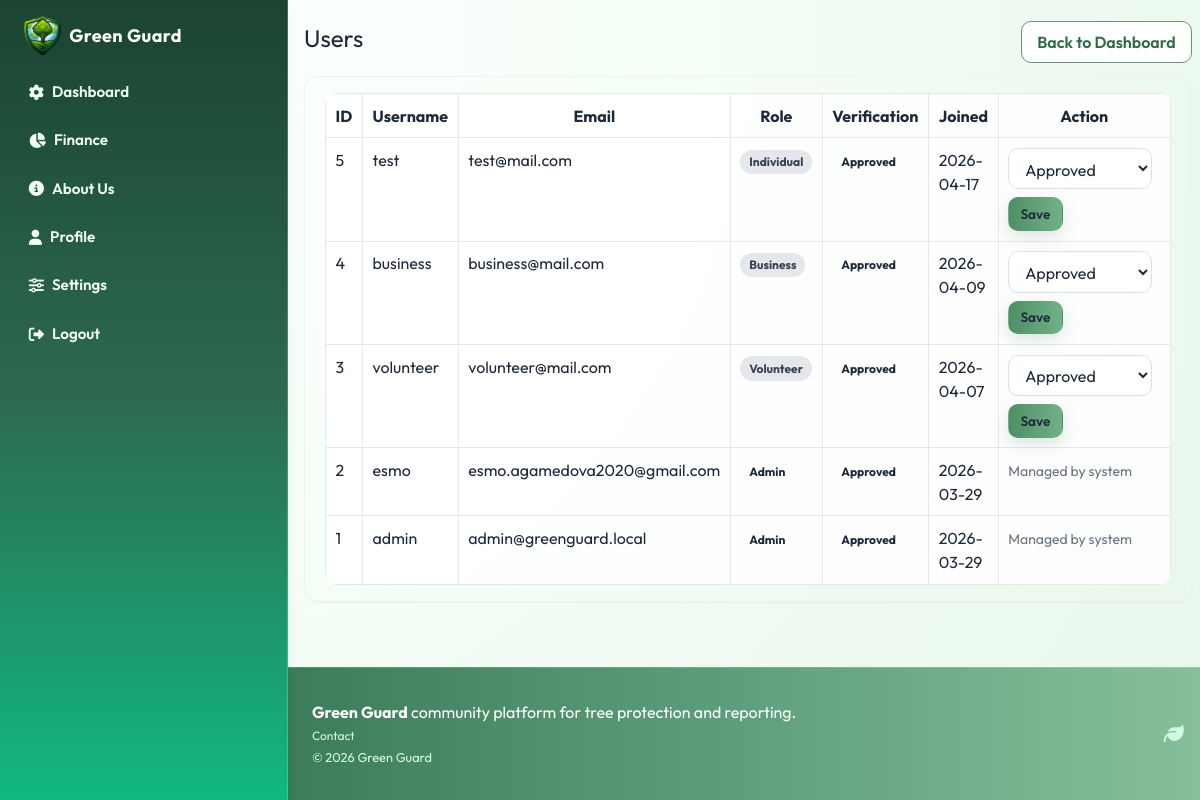
The app's page /admin/users (signed in), older data.
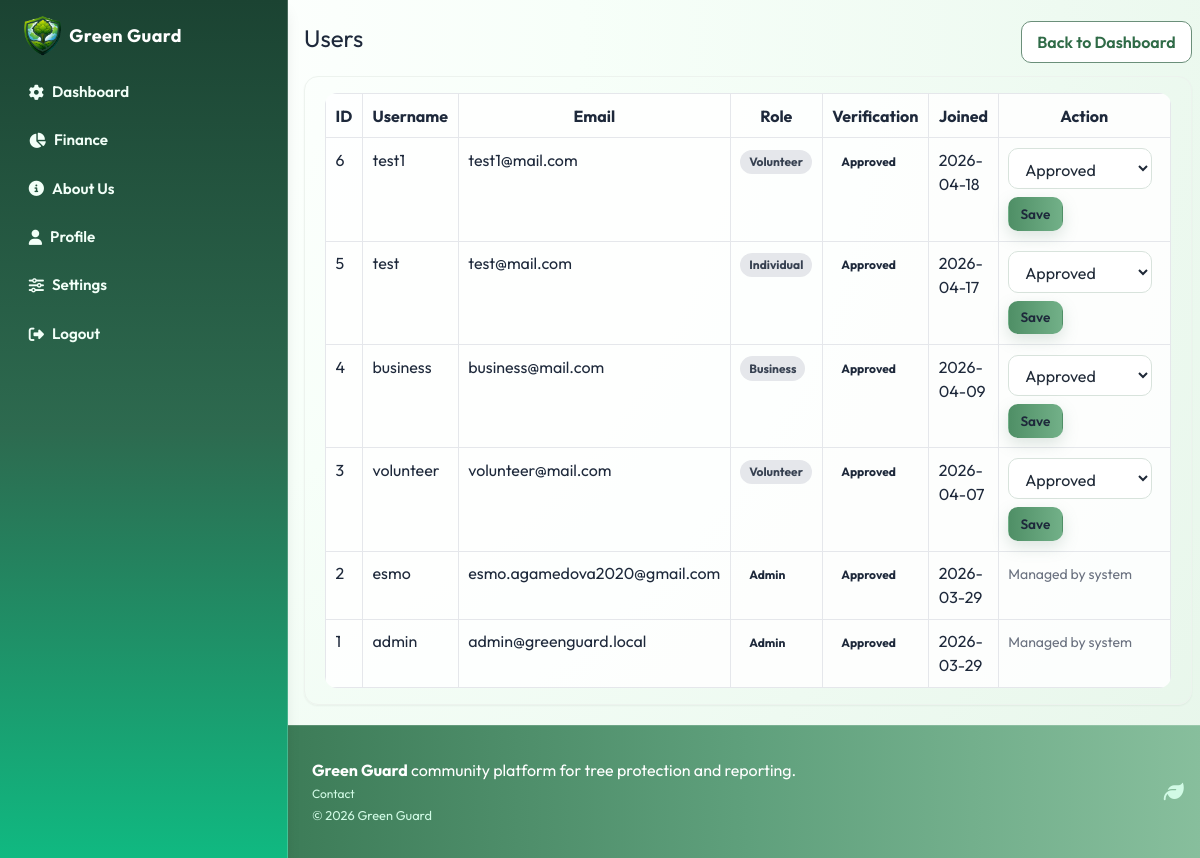
The same page, newer data.
### models.py (models this page shows, shortened)
class User(UserMixin, db.Model):
    id = db.Column(db.Integer, primary_key=True)
    username = db.Column(db.String(80), unique=True, nullable=False)
    email = db.Column(db.String(120), unique=True, nullable=False)
    password_hash = db.Column(db.String(255), nullable=False)
    role = db.Column(db.String(30), default="individual", nullable=False)
    is_admin = db.Column(db.Boolean, default=False, nullable=False)
    verification_status = db.Column(
        db.String(20), default="approved", nullable=False
    )
    verified_at = db.Column(db.DateTime)
    verified_by_id = db.Column(db.Integer, db.ForeignKey("user.id"))
    created_at = db.Column(
        db.DateTime, default=datetime.utcnow, nullable=False)
    verified_by = db.relationship(
        "User",
        remote_side=[id],
        foreign_keys=[verified_by_id],
        post_update=True,
    )
    tree_records = db.relationship(
        "TreeRecord", backref="user", lazy=True, cascade="all, delete-orphan"
    )
    cutting_reports = db.relationship(
        "CuttingReport", backref="user", lazy=True, cascade="all, delete-orphan"
    )
    volunteer_signups = db.relationship(
        "VolunteerCampaignSignup", backref="user", lazy=True, cascade="all, delete-orphan"
    )
    support_donations = db.relationship(
        "SupportDonation", backref="user", lazy=True, cascade="all, delete-orphan"
    )
    created_campaigns = db.relationship(
        "Campaign", backref="creator", lazy=True, foreign_keys="Campaign.creator_user_id"
    )
    merch_purchases = db.relationship(
        "MerchPurchase", backref="user", lazy=True, cascade="all, delete-orphan"
    )

### routes/admin.py (the view)
@admin_bp.route("/admin/users")
@login_required
@admin_required
def users():
    all_users = User.query.order_by(User.created_at.desc()).all()
    return render_template("admin/users.html", users=all_users)

### app.py (called while the page is built)
@login_manager.user_loader
def load_user(user_id: str):
    from models import User
    return User.query.get(int(user_id))

### routes/admin.py (called while the page is built)
def admin_required(view_func):
    @wraps(view_func)
    def wrapped(*args, **kwargs):
        if not current_user.is_authenticated:
            return redirect(url_for("auth.login"))
        if not current_user.is_admin:
            abort(403)
        return view_func(*args, **kwargs)
    return wrapped

### templates/admin/users.html (shortened to what this page needs)
{% extends 'base.html' %}
{% block content %}
  <div class="container my-5">
    <div class="row mb-3">
      <div class="col-12 d-flex justify-content-between align-items-center flex-wrap">
        <h1 class="h3 mb-2 mb-md-0">Users</h1>
        <a href="{{ url_for('admin.dashboard') }}" class="btn btn-outline-secondary">Back to Dashboard</a>
      </div>
    </div>
    <div class="card shadow-sm">
      <div class="card-body table-responsive">
        <table class="table table-bordered table-striped mb-0">
          <thead>
            <tr>
              <th>ID</th>
              <th>Username</th>
              <th>Email</th>
              <th>Role</th>
              <th>Verification</th>
              <th>Joined</th>
              <th>Action</th>
            </tr>
          </thead>
          <tbody>
            {% for user in users %}
              <tr>
                <td>{{ user.id }}</td>
                <td>{{ user.username }}</td>
                <td>{{ user.email }}</td>
                <td>
                  {% if user.is_admin %}
                    <span class="badge badge-warning">Admin</span>
                  {% else %}
                    <span class="badge badge-secondary">{{ user.role|replace('_', ' ')|title }}</span>
                  {% endif %}
                </td>
                <td>
                  {% if user.is_admin %}
                    <span class="badge badge-warning">Approved</span>
                  {% elif user.verification_status == 'approved' %}
                    <span class="badge badge-success">Approved</span>
                  {% elif user.verification_status == 'rejected' %}
                    <span class="badge badge-danger">Rejected</span>
                  {% else %}
                    <span class="badge badge-warning">Pending</span>
                  {% endif %}
                </td>
                <td>{{ user.created_at.strftime('%Y-%m-%d') }}</td>
                <td>
                  {% if user.is_admin %}
                    <span class="text-muted small">Managed by system</span>
                  {% else %}
                    <form method="POST" action="{{ url_for('admin.update_user_verification', user_id=user.id) }}" class="form-inline">
                      <select name="verification_status" class="form-control form-control-sm mr-2">
                        {% for status in ['approved', 'pending', 'rejected'] %}
                          {% if status == user.verification_status %}
                            <option value="{{ status }}" selected>{{ status|title }}</option>
                          {% else %}
                            <option value="{{ status }}">{{ status|title }}</option>
                          {% endif %}
                        {% endfor %}
                      </select>
                      <button type="submit" class="btn btn-sm btn-primary">Save</button>
                    </form>
                  {% endif %}
                </td>
              </tr>
            {% else %}
              <tr>
                <td colspan="7" class="text-center text-muted">No users available.</td>
              </tr>
            {% endfor %}
          </tbody>
        </table>
      </div>
    </div>
  </div>
{% endblock %}

### templates/base.html (shortened to what this page needs)
<!DOCTYPE html>
<html lang="en">
  <head>
    <script src="https://cdn.tailwindcss.com"></script>
    <link rel="stylesheet" href="https://cdnjs.cloudflare.com/ajax/libs/font-awesome/6.4.2/css/all.min.css" />
    <link rel="stylesheet" href="{{ url_for('static', filename='css/style.css') }}" />
  </head>
  <body class="min-h-screen font-sans text-slate-800 antialiased">
    <div class="min-h-screen md:flex">
      <aside class="gg-sidebar z-40 border-b border-white/20 bg-gradient-to-b from-gg-forest via-gg-moss to-emerald-500 shadow-lg md:sticky md:top-0 md:flex md:h-screen md:w-72 md:shrink-0 md:flex-col md:border-b-0 md:border-r">
        <div class="flex items-center justify-between px-4 py-4 sm:px-6 md:justify-start">
          {% if current_user.is_authenticated and current_user.is_admin %}
            <a class="inline-flex items-center gap-2 text-white" href="{{ url_for('admin.dashboard') }}">
              <img src="{{ url_for('static', filename='images/green-guard-logo.png') }}" alt="Green Guard logo" class="h-10 w-auto object-contain" />
              <strong class="text-lg tracking-wide">Green Guard</strong>
            </a>
          {% else %}
            <a class="inline-flex items-center gap-2 text-white" href="{{ url_for('main.index') }}">
              <img src="{{ url_for('static', filename='images/green-guard-logo.png') }}" alt="Green Guard logo" class="h-10 w-auto object-contain" />
              <strong class="text-lg tracking-wide">Green Guard</strong>
            </a>
          {% endif %}
        </div>
        <div id="menuPanel" class="hidden px-3 pb-4 md:block md:min-h-0 md:flex-1 md:overflow-y-auto md:px-4 md:pb-6">
          <ul class="flex flex-col gap-2">
            {% if current_user.is_authenticated and current_user.is_admin %}
              <li>
                <a class="gg-nav-link" href="{{ url_for('admin.dashboard') }}"><i class="fas fa-cog"></i> Dashboard</a>
              </li>
              <li>
                <a class="gg-nav-link" href="{{ url_for('admin.money') }}"><i class="fas fa-chart-pie"></i> Finance</a>
              </li>
              <li>
                <a class="gg-nav-link" href="{{ url_for('main.about') }}"><i class="fas fa-circle-info"></i> About Us</a>
              </li>
              <li>
                <a class="gg-nav-link" href="{{ url_for('main.profile') }}"><i class="fas fa-user"></i> Profile</a>
              </li>
              <li>
                <a class="gg-nav-link" href="{{ url_for('auth.settings') }}"><i class="fas fa-sliders-h"></i> Settings</a>
              </li>
              <li>
                <a class="gg-nav-link" href="{{ url_for('auth.logout') }}"><i class="fas fa-sign-out-alt"></i> Logout</a>
              </li>
            {% endif %}
          </ul>
        </div>
      </aside>
      <div class="flex min-h-screen flex-1 flex-col">
        <main class="gg-main flex-1">
          {% block content %}
          {% endblock %}
        </main>
        <footer class="gg-footer mt-auto border-t border-white/15 py-8 text-white">
          <div class="mx-auto flex w-full max-w-6xl flex-col items-start justify-between gap-3 px-4 sm:flex-row sm:items-center sm:px-6">
            <div>
              <p class="mb-1 text-sm sm:text-base">
                <strong>Green Guard</strong> community platform for tree protection and reporting.
              </p>
              <p class="text-xs text-emerald-100">
                <a href="{{ url_for('main.contact') }}" class="underline-offset-2 hover:underline">Contact</a>
              </p>
              <small class="text-emerald-100">&copy; 2026 Green Guard</small>
            </div>
            <i class="fas fa-leaf text-xl text-emerald-100"></i>
          </div>
        </footer>
      </div>
    </div>
  </body>
</html>

### static/css/style.css (style rules this page uses)
:root { --gg-green-dark: #2f6b47; --gg-green-mid: #5fa07c; --gg-green-soft: #ecf9f0; --gg-earth: #b8a398; --gg-blush: #dff3e5; --gg-sky: #d8efe0; --gg-lemon: #f1f8dc; --gg-text: #223229; --gg-shadow: 0 10px 24px rgba(74, 125, 95, 0.16); }
body { font-family: 'Outfit', sans-serif; background: radial-gradient(circle at 8% 4%, #ffffff 0%, #f7fff9 35%, #eefaf1 70%, #e7f6ea 100%); color: var(--gg-text); }
img, video { max-width: 100%; height: auto; }
.gg-nav-link { display: inline-flex; align-items: center; gap: 0.5rem; width: 100%; border-radius: 12px; padding: 0.55rem 0.8rem; color: #f2fff8; font-weight: 600; font-size: 0.95rem; transition: background-color 0.2s ease, transform 0.2s ease; }
.gg-sidebar { backdrop-filter: blur(6px); }
#menuPanel { scrollbar-width: thin; scrollbar-color: rgba(232, 255, 243, 0.55) rgba(12, 48, 34, 0.2); }
.gg-main { min-height: 70vh; }
.gg-footer { background: linear-gradient(90deg, #3d7c58 0%, #5fa07c 50%, #88bf9d 100%); }
.card { border: 1px solid #edf3ee; border-radius: 14px; box-shadow: var(--gg-shadow); }
.btn, .form-control, .custom-select { border-radius: 10px; }
.btn-primary, .btn-success { border: none; background: linear-gradient(90deg, #4f8f66 0%, #72b088 100%); box-shadow: 0 6px 15px rgba(122, 157, 138, 0.25); }
.table { background: rgba(255, 255, 255, 0.88); border-radius: 12px; overflow: hidden; }
.table-responsive { width: 100%; overflow-x: auto; -webkit-overflow-scrolling: touch; }
.form-inline { display: flex; flex-wrap: wrap; align-items: center; gap: 0.5rem; }
.form-inline .form-control, .form-inline .custom-select { width: auto; min-width: 9rem; }
.container { width: 100%; max-width: 1120px; margin-left: auto; margin-right: auto; padding-left: 1rem; padding-right: 1rem; }
.row { display: flex; flex-wrap: wrap; margin-left: -0.75rem; margin-right: -0.75rem; }
[class*="col-"] { width: 100%; padding-left: 0.75rem; padding-right: 0.75rem; }
.col-12 { width: 100%; }
.d-flex { display: flex; }
.align-items-center { align-items: center; }
.justify-content-between { justify-content: space-between; }
.text-white, .text-light { color: #ffffff; }
.text-muted { color: #6b7280; }
.small, small { font-size: 0.875rem; }
.h3 { font-size: 1.5rem; }
.card-header, .card-body { padding: 1rem 1.25rem; }
.btn { display: inline-flex; align-items: center; justify-content: center; gap: 0.35rem; font-weight: 600; border: 1px solid transparent; padding: 0.5rem 0.95rem; cursor: pointer; text-decoration: none; }
.btn-sm { font-size: 0.85rem; padding: 0.35rem 0.7rem; }
.btn-outline-primary, .btn-outline-secondary { border-color: #6b8f7a; color: #2f6b47; background: #ffffff; }
.form-control, .custom-select { width: 100%; background: #fff; border: 1px solid #d8e3dc; padding: 0.55rem 0.75rem; color: #1f2937; }
.table { width: 100%; border-collapse: collapse; }
.table th, .table td { border: 1px solid #e5e7eb; padding: 0.6rem; vertical-align: top; }
.table-responsive>.table { min-width: 720px; }
.badge { display: inline-block; border-radius: 999px; padding: 0.2rem 0.55rem; font-size: 0.75rem; font-weight: 700; }
.badge-secondary { background: #e5e7eb; color: #374151; }
.shadow-sm { box-shadow: 0 6px 18px rgba(74, 125, 95, 0.12); }
.flex-wrap { flex-wrap: wrap; }
.mr-2 { margin-right: 0.5rem; }
.my-5 { margin-top: 3rem; margin-bottom: 3rem; }
.mb-0 { margin-bottom: 0; }
.mb-1 { margin-bottom: 0.25rem; }
.mb-2 { margin-bottom: 0.5rem; }
.mb-3 { margin-bottom: 1rem; }
.py-4 { padding-top: 1.5rem; padding-bottom: 1.5rem; }

Row changes from the older to the newer data that the page shows:
added User: id "6", username "test1", email "test1@mail.com", role "Volunteer", is_admin "Approved", created_at "2026-04-18", verification_status "Approved"
